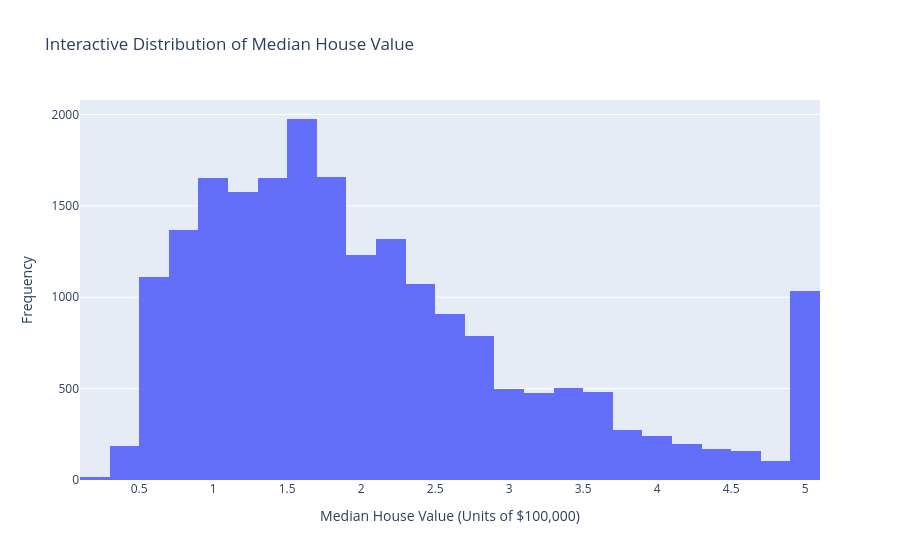

Notebook cell for this chart:
### Markdown cell above
# Stretch Goal 3 — Interactive Plotly Visualizations

Plotly provides interactive visualizations that allow users to zoom, pan, hover over data points, and export figures. These capabilities make exploratory data analysis more informative than static visualizations and are well suited for deployment in interactive dashboards.

### Code cell
fig = px.histogram(
    df,
    x="MedHouseVal",
    nbins=40,
    title="Interactive Distribution of Median House Value"
)

fig.update_layout(
    xaxis_title="Median House Value (Units of $100,000)",
    yaxis_title="Frequency"
)

fig.show()

### Figure 1 — Plotly figure (JSON) as saved in the notebook; plotly's stock layout.template omitted (floating-point values rounded to 4 significant figures; data arrays with more than 128 entries replaced by an {"elided": "..."} marker saying what was removed)
{"data": [{"bingroup": "x", "hovertemplate": "MedHouseVal=%{x}<br>count=%{y}<extra></extra>", "legendgroup": "", "marker": {"color": "#636efa", "pattern": {"shape": ""}}, "name": "", "nbinsx": 40, "orientation": "v", "showlegend": false, "type": "histogram", "x": {"elided": "20640 float values"}, "xaxis": "x", "yaxis": "y"}], "layout": {"barmode": "relative", "legend": {"tracegroupgap": 0}, "title": {"text": "Interactive Distribution of Median House Value"}, "xaxis": {"anchor": "y", "domain": [0, 1], "title": {"text": "Median House Value (Units of $100,000)"}}, "yaxis": {"anchor": "x", "domain": [0, 1], "title": {"text": "Frequency"}}}}
